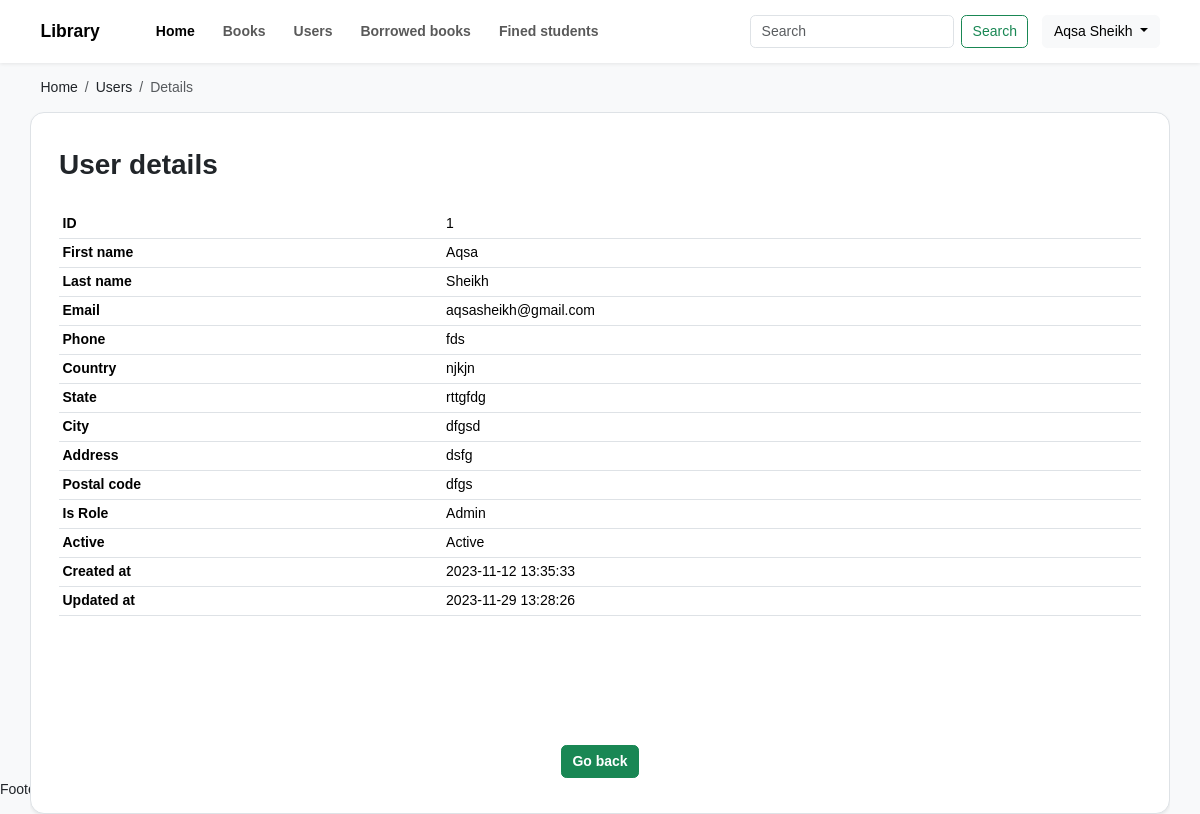
The app's page /user-details.php?id=1 (signed in) with its own data.
### tables this page shows
CREATE TABLE `users` (
    `id` int(100) NOT NULL, `first_name` varchar(255) DEFAULT NULL, `last_name` varchar(255) DEFAULT NULL, `email` varchar(255) DEFAULT NULL, `phone` varchar(255) DEFAULT NULL, `password` varchar(500) DEFAULT NULL, `country` varchar(255) DEFAULT NULL, `state` varchar(255) DEFAULT NULL, `city` varchar(255) DEFAULT NULL, `address` varchar(255) DEFAULT NULL, `postal_code` varchar(10) DEFAULT NULL, `is_role` int(1) DEFAULT NULL, `is_active` tinyint(1) DEFAULT NULL, `created_at` timestamp NULL DEFAULT NULL, `updated_at` timestamp NULL DEFAULT NULL
);

### app/http.php (called while the page is built, shortened)
<?php
class http
{
    public static function input($value, $default = null)
    {
        if (isset($_GET[$value])) {
            return $_GET[$value];
        } else if (isset($_POST[$value])) {
            return $_POST[$value];
        } else if (isset($_REQUEST[$value])) {
            return $_REQUEST[$value];
        } else {
            return $default;
        }
    }
}

### modules/users.php (called while the page is built, shortened)
<?php
class users extends database
{
    public static function single()
    {
        try {
            $id = http::input("id");
            $stmt = "SELECT * FROM `users` WHERE id={$id} ";
            $query = parent::$con->prepare($stmt);
            $query->execute();
            $query->setFetchMode(PDO::FETCH_ASSOC);
            $data = $query->fetch();
            return $data;
        } catch (PDOException $e) {
            echo $e->getMessage();
        }
    }
}

### user-details.php (the view, shortened to what this page needs)
<?php $user = users::single(); ?>
<!DOCTYPE html>
<html lang="en">
<head>
    <link rel="stylesheet" href="./assets/libs/bootstrap/css/bootstrap.min.css">
    <link rel="stylesheet" href="./assets/css/stylesheet.css">
</head>
<body class="bg-light h-100 d-flex flex-column">
    <main class="container h-100 ">
        <nav class="m-0">
            <ol class="breadcrumb">
                <li class="breadcrumb-item"><a href="home.php" class=" text-dark text-decoration-none">Home</a></li>
                <li class="breadcrumb-item"><a href="users.php" class="text-dark text-decoration-none">Users</a></li>
                <li class="breadcrumb-item active">Details</li>
            </ol>
        </nav>
        <div class="row justify-content-center h-100  overflow-auto">
            <div class="card shadow-sm rounded-4 border p-3">
                <div class="card-header  bg-transparent border-0 pt-4">
                    <h3 class="fs-2 fw-bold">User details</h3>
                </div>
                <div class="card-body">
                    <table class="table table-sm">
                        <tr>
                            <td class="fw-bold">ID</td>
                            <td><?= $user["id"]; ?></td>
                        </tr>
                        <tr>
                            <td class="fw-bold">First name</td>
                            <td><?= $user["first_name"]; ?></td>
                        </tr>
                        <tr>
                            <td class="fw-bold">Last name</td>
                            <td><?= $user["last_name"]; ?></td>
                        </tr>
                        <tr>
                            <td class="fw-bold">Email</td>
                            <td><?= $user["email"]; ?></td>
                        </tr>
                        <tr>
                            <td class="fw-bold">Phone</td>
                            <td><?= $user["phone"]; ?></td>
                        </tr>
                        <tr>
                            <td class="fw-bold">Country</td>
                            <td><?= $user["country"]; ?></td>
                        </tr>
                        <tr>
                            <td class="fw-bold">State</td>
                            <td><?= $user["state"]; ?></td>
                        </tr>
                        <tr>
                            <td class="fw-bold">City</td>
                            <td><?= $user["city"]; ?></td>
                        </tr>
                        <tr>
                            <td class="fw-bold">Address</td>
                            <td><?= $user["address"]; ?></td>
                        </tr>
                        <tr>
                            <td class="fw-bold">Postal code</td>
                            <td><?= $user["postal_code"]; ?></td>
                        </tr>
                        <tr>
                            <td class="fw-bold">Is Role</td>
                            <td><?= utils::is_role("badge", $user["is_role"]); ?></td>
                        </tr>
                        <tr>
                            <td class="fw-bold">Active</td>
                            <td><?= utils::is_active("badge", $user["is_active"]); ?></td>
                        </tr>
                        <tr>
                            <td class="fw-bold">Created at</td>
                            <td><?= $user["created_at"]; ?></td>
                        </tr>
                        <tr>
                            <td class="fw-bold">Updated at</td>
                            <td><?= $user["updated_at"]; ?></td>
                        </tr>
                    </table>
                </div>
                <div class="card-footer bg-transparent text-center border-0 pb-4">
                    <a href="users.php" class="btn btn-success fw-bold">Go back</a>
                </div>
            </div>
        </div>
    </main>
</body>
</html>

### assets/css/stylesheet.css (style rules this page uses)
* { box-sizing: border-box; }
html, body { font-family: Arial, Helvetica, sans-serif; font-size: 14px; margin: 0; padding: 0; height: 100%; }

### records on screen
users: id "1", first_name "Aqsa", last_name "Sheikh", email "aqsasheikh@gmail.com", phone "fds", country "njkjn", state "rttgfdg", city "dfgsd", address "dsfg", postal_code "dfgs", created_at "2023-11-12 13:35:33", updated_at "2023-11-29 13:28:26"

### other values on screen
$GLOBALS["user"]["first_name"] "Aqsa"
$GLOBALS["user"]["last_name"] "Sheikh"
$item "Admin"
